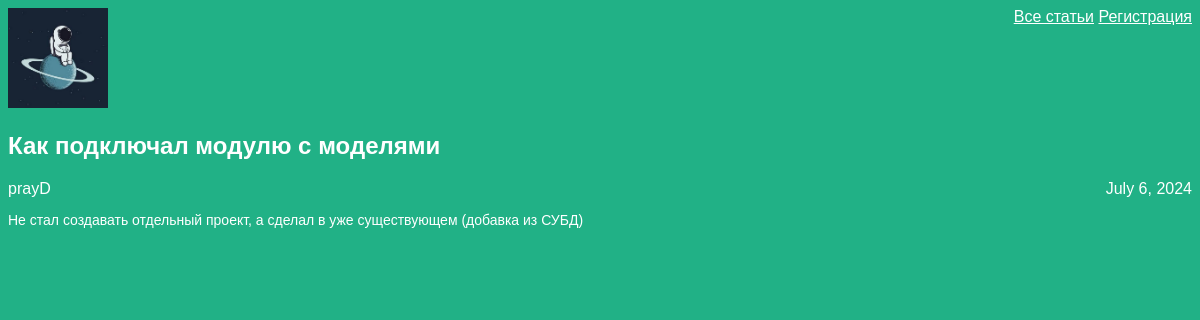
The app's page /article/2 with its own data.
### articles/models.py (models this page shows, shortened)
class Article(models.Model):
    title = models.CharField(max_length=200)
    author = models.ForeignKey(User, on_delete=models.CASCADE)
    text = models.TextField()
    created_date = models.DateField(auto_now_add=True)

### flatpages/views.py (the view)
# urls.py: re_path(r'^article/(?P<article_id>\d+)$', views.get_article, name='get_article'),
def get_article(request, article_id):
    try:
        post = Article.objects.get(id=article_id)
        return render(request, 'article.html', {"post": post})
    except Article.DoesNotExist:
        raise Http404

### articles/templates/article.html (shortened to what this page needs)
<!DOCTYPE html>
<html>
<head>
    <link rel="stylesheet" href="{{ STATIC_URL }}/static/css/article.css">
</head>
<body>
    <div class="header">
        <img class="article_img" src="{{ STATIC_URL }}/static/images/lonely_spaceman.jpg" alt="Одинокий космонавт">
        <div class="header_func">
            <a href="/archive">Все статьи</a>
            <a href="/register">Регистрация</a>
        </div>
    </div>
    <div class="article">
            <div class="one-post">
                <h2 class="post-title">{{ post.title }}</h2>
                <div class="article-info">
                <div class="article-author">{{ post.author.username }}</div>
                <div class="article-created-date">{{ post.created_date }}</div>
            </div>
            <p class="article-text">{{ post.text }}</p>
            </div>
    </div>
</body>
</html>

### articles/static/css/article.css (style rules this page uses)
body { background: #21b186; font-family: Tahoma, Arial, sans-serif; color: #ffffff; }
p { font-size: 14px; }
.article_img { width: 100px; margin-left: 0; }
.header_func { display: block; float: right; margin-left: auto; margin-right: auto; }
.article-author { width: 50%; float: left; }
.article-created-date { text-align: right; }
a { color: #ffffff; }

### records on screen
Article: title "Как подключал модулю с моделями", author.username "prayD", created_date "July 6, 2024", text "Не стал создавать отдельный проект, а сделал в уже существующем (добавка из СУБД)"
